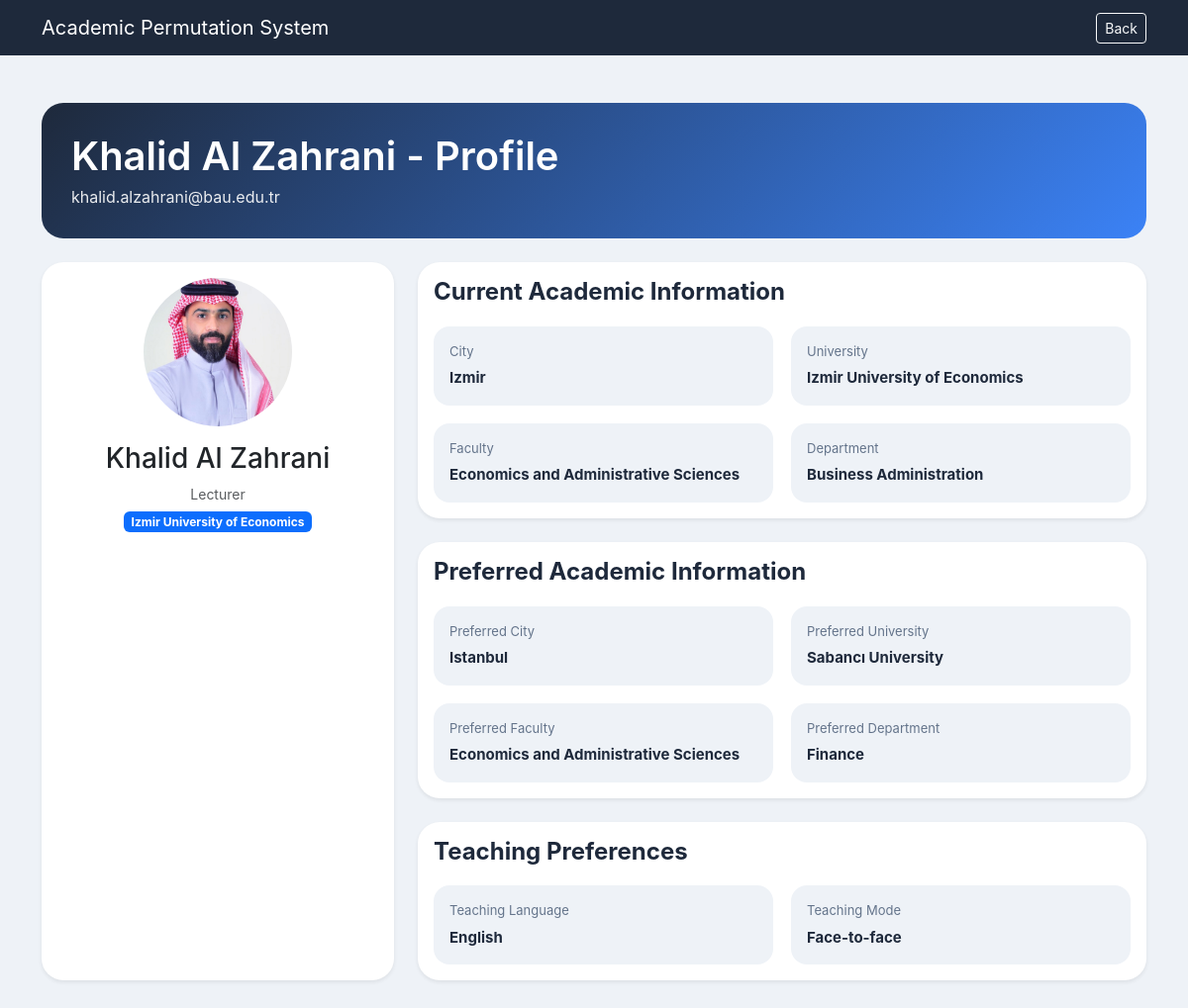
Screenshot of /profile/60 (signed in) with the database file from the repository.
### tables this page shows
CREATE TABLE "users" (
	"id"	INTEGER,
	"email"	TEXT,
	"name"	TEXT NOT NULL,
	"rank"	TEXT NOT NULL,
	"department"	TEXT NOT NULL,
	"current_faculty"	TEXT,
	"current_university"	TEXT NOT NULL,
	"current_city"	TEXT NOT NULL,
	"preferred_faculty"	TEXT,
	"preferred_department"	TEXT,
	"preferred_university"	TEXT NOT NULL,
	"preferred_city"	TEXT NOT NULL,
	"teaching_language"	TEXT,
	"teaching_mode"	TEXT,
	"profile_picture"	TEXT,
	PRIMARY KEY("id" AUTOINCREMENT)
);

### app.py (the view)
@app.route("/profile/<int:user_id>")
def profile(user_id):
    if not is_logged_in():
        return redirect("/login")
    conn = sqlite3.connect("database.db")
    conn.row_factory = sqlite3.Row
    cursor = conn.cursor()
    cursor.execute("SELECT * FROM users WHERE id = ?", (user_id,))
    user = cursor.fetchone()
    conn.close()
    if user is None:
        return "User not found"
    return render_template(
        "profile.html",
        user=user,
        t=get_translations(),
        lang=get_language()
    )

### app.py (called while the page is built)
def is_logged_in():
    return "email" in session

def get_language():
    return session.get("language", "en")

def get_translations():
    lang = get_language()
    return translations.get(lang, translations["en"])

### templates/profile.html (shortened to what this page needs)
<!DOCTYPE html>
<html lang="en">
<head>
    <link href="https://cdn.jsdelivr.net/npm/bootstrap@5.3.3/dist/css/bootstrap.min.css" rel="stylesheet">
    <link rel="stylesheet" href="{{ url_for('static', filename='style.css') }}">
</head>
<body>
<nav class="navbar navbar-dark">
    <div class="container d-flex justify-content-between align-items-center">
        <a class="navbar-brand" href="/dashboard">Academic Permutation System</a>
        <button
    onclick="history.back()"
    class="btn btn-outline-light btn-sm">
    Back
</button>
    </div>
</nav>
<div class="container py-5">
    <div class="profile-header mb-4">
        <div>
            <h1>{{ user["name"] }} - {{ t["profile"] }}</h1>
            <p>{{ user['email'] }}</p>
        </div>
    </div>
    <div class="row g-4">
        <div class="col-lg-4">
            <div class="card profile-card shadow-sm h-100">
                <div class="card-body text-center">
                    {% if user['profile_picture'] %}
    <img src="{{ url_for('static', filename=user['profile_picture']) }}"
         class="profile-avatar-image"
         alt="Profile Picture">
{% else %}
    <div class="profile-avatar">
        {{ user['name'][0]|upper }}
    </div>
{% endif %}
                    <h3 class="mt-3">{{ user['name'] }}</h3>
                    <p class="text-muted mb-1">{{ user['rank'] }}</p>
                    <span class="badge bg-primary">{{ user['current_university'] }}</span>
                </div>
            </div>
        </div>
        <div class="col-lg-8">
            <div class="card shadow-sm profile-card">
                <div class="card-body">
                    <h4 class="section-title">{{ t["current_academic_info"] }}</h4>
                    <div class="info-grid">
                        <div>
                            <span>City</span>
                            <strong>{{ user['current_city'] }}</strong>
                        </div>
                        <div>
                            <span>University</span>
                            <strong>{{ user['current_university'] }}</strong>
                        </div>
                        <div>
                            <span>Faculty</span>
                            <strong>{{ user['current_faculty'] }}</strong>
                        </div>
                        <div>
                            <span>Department</span>
                            <strong>{{ user['department'] }}</strong>
                        </div>
                    </div>
                </div>
            </div>
            <div class="card shadow-sm profile-card mt-4">
                <div class="card-body">
                    <h4 class="section-title">{{ t["preferred_academic_info"] }}</h4>
                    <div class="info-grid">
                        <div>
                            <span>Preferred City</span>
                            <strong>{{ user['preferred_city'] }}</strong>
                        </div>
                        <div>
                            <span>Preferred University</span>
                            <strong>{{ user['preferred_university'] }}</strong>
                        </div>
                        <div>
                            <span>Preferred Faculty</span>
                            <strong>{{ user['preferred_faculty'] }}</strong>
                        </div>
                        <div>
                            <span>Preferred Department</span>
                            <strong>{{ user['preferred_department'] }}</strong>
                        </div>
                    </div>
                </div>
            </div>
            <div class="card shadow-sm profile-card mt-4">
                <div class="card-body">
                    <h4 class="section-title">{{ t["teaching_preferences"] }}</h4>
                    <div class="info-grid">
                        <div>
                            <span>Teaching Language</span>
                            <strong>{{ user['teaching_language'] }}</strong>
                        </div>
                        <div>
                            <span>Teaching Mode</span>
                            <strong>{{ user['teaching_mode'] }}</strong>
                        </div>
                    </div>
                </div>
            </div>
        </div>
    </div>
</div>
</body>
</html>

### static/style.css (style rules this page uses)
body { font-family: -apple-system, BlinkMacSystemFont, "Segoe UI", Roboto, sans-serif; background-color: #eef2f7; color: #1e293b; }
.navbar { background: #1e293b !important; }
h1, h2, h4 { font-weight: 600; color: #1e293b; }
.card { border: none; border-radius: 18px; transition: all 0.2s ease; }
.card-body p { margin-bottom: 6px; font-size: 14px; }
.profile-header { background: linear-gradient(135deg, #1e293b, #3b82f6); color: white; border-radius: 22px; padding: 30px; display: flex; justify-content: space-between; align-items: center; }
.profile-header h1 { color: white; margin-bottom: 5px; }
.profile-header p { margin-bottom: 0; opacity: 0.9; }
.profile-card { border-radius: 22px; background-color: white; }
.section-title { color: #1e293b; margin-bottom: 20px; font-weight: 700; }
.info-grid { display: grid; grid-template-columns: repeat(2, 1fr); gap: 18px; }
.info-grid div { background-color: #eef2f7; padding: 16px; border-radius: 16px; }
.info-grid span { display: block; font-size: 13px; color: #64748b; margin-bottom: 4px; }
.info-grid strong { color: #1e293b; font-size: 15px; }
.row.g-4 { --bs-gutter-y: 1.25rem; }
.profile-avatar-image { width: 150px; height: 150px; border-radius: 50%; object-fit: cover; display: block; margin: 0 auto; }

### rows the page displays
users: name "Khalid Al Zahrani", email "khalid.alzahrani@bau.edu.tr", profile_picture (picture), rank "Lecturer", current_university "Izmir University of Economics", current_city "Izmir", current_faculty "Economics and Administrative Sciences", department "Business Administration", preferred_city "Istanbul", preferred_university "Sabancı University", preferred_faculty "Economics and Administrative Sciences", preferred_department "Finance", teaching_language "English", teaching_mode "Face-to-face"

### other values shown
{{ t["profile"] }} "Profile"
{{ t["current_academic_info"] }} "Current Academic Information"
{{ t["preferred_academic_info"] }} "Preferred Academic Information"
{{ t["teaching_preferences"] }} "Teaching Preferences"
